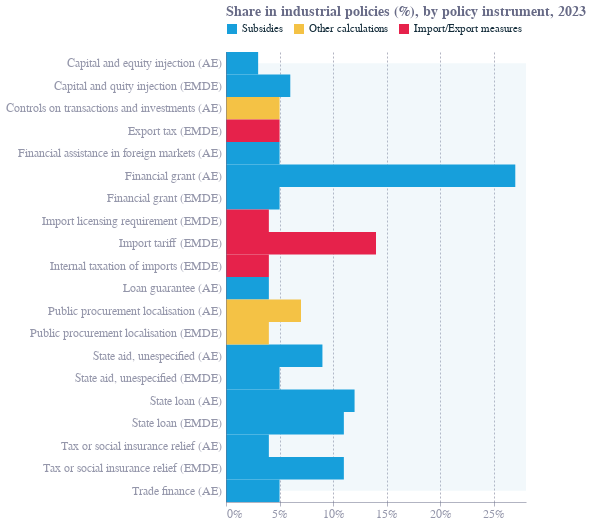

The cell this chart's notebook holds for it:
### Code cell
# For each group, get min and max indices in y_sort for rectangle positioning
rect_data = []
for country in IP_share_df['country'].unique():
    group = IP_share_df[IP_share_df['country'] == country]
    first = group.iloc[0]['Policy instrument']
    last = group.iloc[-1]['Policy instrument']
    rect_data.append({'country': country, 'y_start': first, 'y_end': last})

rect_df = pd.DataFrame(rect_data)

# Define colors for the groups
group_colors = {
    'Advanced economy': '#a6cee3',
    'Emerging market and developing economy': '#1f78b4'
}

# Rectangle chart for background highlight
rects = alt.Chart(rect_df).mark_rect(opacity=0.15).encode(
    y=alt.Y('y_start:N', sort=y_sort),
    y2='y_end:N',
    color=alt.Color('country:N', scale=alt.Scale(domain=list(group_colors.keys()), range=list(group_colors.values())), legend=None),
    tooltip='country:N'
).properties(width=300, height=450)

base = alt.Chart(IP_share_df).encode(
    x=alt.X("Share in industrial policy (%)", axis=alt.Axis(format=".0%")),
    y=alt.Y("Policy instrument:N", sort=y_sort, axis=alt.Axis(labelLimit=400)),
    color=alt.Color("Type:N", legend=alt.Legend(orient='top'), scale=alt.Scale(
                        domain=list(color_mapping.keys()),
                        range=list(color_mapping.values())
                    )),
    tooltip=[
        alt.Tooltip('country:N', title='Economy'),
        alt.Tooltip('Policy instrument:N', title='Policy instrument'),
        alt.Tooltip('Share in industrial policy (%)', title='Share in industrial policies', format='.0%')
    ]
).mark_bar().properties(height=450, width=300)

# Custom y-axis label as text, rotated and positioned manually
title_ = alt.Chart(pd.DataFrame({'label': ['Share in industrial policies (%), by policy instrument, 2023']})).mark_text(
    angle=0,
    align='left',
    fontSize=14,
    fontWeight='bold',
    dy=-265,  # vertical offset (adjust as needed)
    dx=-150     # horizontal offset (adjust as needed)
).encode(
    text='label:N'
)


# Layer all charts
chart2 = alt.layer(rects,title_, base).resolve_scale(
    color='independent'
).configure_axis(
    labelFontSize=12
)

chart2

### Figure 1 — Vega-Lite specification as saved in the notebook (floating-point values rounded to 4 significant figures)
{"config": {"font": "Circular Std", "text": {"color": "#676A86", "align": "left", "baseline": "middle", "dx": 7, "dy": 0, "fontSize": 11}, "view": {"stroke": null, "continuousWidth": 400, "continuousHeight": 300, "discreteWidth": 400, "discreteHeight": 300}, "range": {"category": ["#36B7B4", "#E6224B", "#F4C245", "#0063AF", "#00A767", "#179FDB", "#EB5C2E"], "diverging": ["#E6224B", "#E54753", "#C9C9C9", "#179FDB", "#122B39"], "heatmap": ["#C9C9C9", "#179FDB", "#0063AF", "#122B39"], "ordinal": ["#00A767", "#36B7B4", "#179FDB", "#0063AF", "#243B5A"]}, "bar": {"color": "#179fdb"}, "line": {"color": "#e6224b"}, "rule": {"color": "#676A86"}, "area": {"opacity": 0.3}, "point": {"filled": true, "size": 80, "color": "#e6224b", "opacity": 0.95}, "geoshape": {"stroke": "white", "strokeWidth": 0.3}, "rect": {"fill": "#d6d4d4", "opacity": 0.3}, "axis": {"labelColor": "#676A86", "labelFontSize": 12, "labelFont": "Circular Std", "labelOpacity": 0.7, "tickColor": "#676A86", "tickOpacity": 0.5, "domainColor": "#676A86", "domainOpacity": 0.5, "gridColor": "#676A86", "gridDash": [2, 2], "gridOpacity": 0.5, "title": null, "titleColor": "#676A86", "titleOpacity": 0.8, "tickSize": 4}, "axisXDiscrete": {"grid": false, "labelAngle": 0, "tickCount": 10, "tickOpacity": 0.5, "title": null}, "axisYDiscrete": {"ticks": false, "labelPadding": 5}, "axisXTemporal": {"grid": false, "ticks": true}, "axisXQuantitative": {"grid": true}, "axisYQuantitative": {"gridColor": "#676A86", "gridDash": [1, 5], "gridOpacity": 0.5, "ticks": false, "labelPadding": 5, "tickCount": 8, "titleAngle": 0, "titleAlign": "left", "titleBaseline": "bottom", "titleX": 0, "titleY": -5}, "title": {"color": "#676A86E6", "subtitleColor": "#676A86", "font": "Circular Std", "subtitleFont": "Circular Std", "anchor": "start", "fontSize": 14, "subtitleFontSize": 12, "subtitlePadding": 4, "offset": 0, "frame": "group"}, "legend": {"titleColor": "#122b39", "title": null, "labelColor": "#122b39", "labelFontSize": 11}}, "layer": [{"data": {"name": "data-13ecb9cec256457974baedfc7c59bc6d"}, "mark": {"type": "rect", "opacity": 0.15}, "encoding": {"color": {"field": "country", "legend": null, "scale": {"domain": ["Advanced economy", "Emerging market and developing economy"], "range": ["#a6cee3", "#1f78b4"]}, "type": "nominal"}, "tooltip": {"field": "country", "type": "nominal"}, "y": {"field": "y_start", "sort": ["Capital and equity injection (AE)", "Controls on transactions and investments (AE)", "Financial assistance in foreign markets (AE)", "Financial grant (AE)", "Loan guarantee (AE)", "Public procurement localisation (AE)", "State aid, unespecified (AE)", "State loan (AE)", "Tax or social insurance relief (AE)", "Trade finance (AE)", "Capital and quity injection (EMDE)", "Export tax (EMDE)", "Financial grant (EMDE)", "Import licensing requirement (EMDE)", "Import tariff (EMDE)", "Internal taxation of imports (EMDE)", "Public procurement localisation (EMDE)", "State aid, unespecified (EMDE)", "State loan (EMDE)", "Tax or social insurance relief (EMDE)"], "type": "nominal"}, "y2": {"field": "y_end"}}}, {"data": {"name": "data-e1fa0bfe5ab8cd7ac343aa773efc0978"}, "mark": {"type": "text", "align": "left", "angle": 0, "dx": -150, "dy": -265, "fontSize": 14, "fontWeight": "bold"}, "encoding": {"text": {"field": "label", "type": "nominal"}}}, {"data": {"name": "data-5a6ba535b9d42fba0df5d3eed6350c40"}, "mark": {"type": "bar"}, "encoding": {"color": {"field": "Type", "legend": {"orient": "top"}, "scale": {"domain": ["Subsidies", "Other calculations", "Import/Export measures"], "range": ["#179fdb", "#f4c245", "#e6224b"]}, "type": "nominal"}, "tooltip": [{"field": "country", "title": "Economy", "type": "nominal"}, {"field": "Policy instrument", "title": "Policy instrument", "type": "nominal"}, {"field": "Share in industrial policy (%)", "format": ".0%", "title": "Share in industrial policies", "type": "quantitative"}], "x": {"axis": {"format": ".0%"}, "field": "Share in industrial policy (%)", "type": "quantitative"}, "y": {"axis": {"labelLimit": 400}, "field": "Policy instrument", "sort": ["Capital and equity injection (AE)", "Controls on transactions and investments (AE)", "Financial assistance in foreign markets (AE)", "Financial grant (AE)", "Loan guarantee (AE)", "Public procurement localisation (AE)", "State aid, unespecified (AE)", "State loan (AE)", "Tax or social insurance relief (AE)", "Trade finance (AE)", "Capital and quity injection (EMDE)", "Export tax (EMDE)", "Financial grant (EMDE)", "Import licensing requirement (EMDE)", "Import tariff (EMDE)", "Internal taxation of imports (EMDE)", "Public procurement localisation (EMDE)", "State aid, unespecified (EMDE)", "State loan (EMDE)", "Tax or social insurance relief (EMDE)"], "type": "nominal"}}}], "height": 450, "resolve": {"scale": {"color": "independent"}}, "width": 300, "$schema": "https://vega.github.io/schema/vega-lite/v5.20.1.json", "datasets": {"data-13ecb9cec256457974baedfc7c59bc6d": [{"country": "Advanced economy", "y_start": "Capital and equity injection (AE)", "y_end": "Trade finance (AE)"}, {"country": "Emerging market and developing economies", "y_start": "Capital and quity injection (EMDE)", "y_end": "Tax or social insurance relief (EMDE)"}], "data-e1fa0bfe5ab8cd7ac343aa773efc0978": [{"label": "Share in industrial policies (%), by policy instrument, 2023"}], "data-5a6ba535b9d42fba0df5d3eed6350c40": [{"Policy instrument": "Capital and equity injection (AE)", "Share in industrial policy (%)": 0.03, "Type": "Subsidies", "country": "Advanced economy"}, {"Policy instrument": "Controls on transactions and investments (AE)", "Share in industrial policy (%)": 0.05, "Type": "Other calculations", "country": "Advanced economy"}, {"Policy instrument": "Financial assistance in foreign markets (AE)", "Share in industrial policy (%)": 0.05, "Type": "Subsidies", "country": "Advanced economy"}, {"Policy instrument": "Financial grant (AE)", "Share in industrial policy (%)": 0.27, "Type": "Subsidies", "country": "Advanced economy"}, {"Policy instrument": "Loan guarantee (AE)", "Share in industrial policy (%)": 0.04, "Type": "Subsidies", "country": "Advanced economy"}, {"Policy instrument": "Public procurement localisation (AE)", "Share in industrial policy (%)": 0.07, "Type": "Other calculations", "country": "Advanced economy"}, {"Policy instrument": "State aid, unespecified (AE)", "Share in industrial policy (%)": 0.09, "Type": "Subsidies", "country": "Advanced economy"}, {"Policy instrument": "State loan (AE)", "Share in industrial policy (%)": 0.12, "Type": "Subsidies", "country": "Advanced economy"}, {"Policy instrument": "Tax or social insurance relief (AE)", "Share in industrial policy (%)": 0.04, "Type": "Subsidies", "country": "Advanced economy"}, {"Policy instrument": "Trade finance (AE)", "Share in industrial policy (%)": 0.05, "Type": "Subsidies", "country": "Advanced economy"}, {"Policy instrument": "Capital and quity injection (EMDE)", "Share in industrial policy (%)": 0.06, "Type": "Subsidies", "country": "Emerging market and developing economies"}, {"Policy instrument": "Export tax (EMDE)", "Share in industrial policy (%)": 0.05, "Type": "Import/Export measures", "country": "Emerging market and developing economies"}, {"Policy instrument": "Financial grant (EMDE)", "Share in industrial policy (%)": 0.05, "Type": "Subsidies", "country": "Emerging market and developing economies"}, {"Policy instrument": "Import licensing requirement (EMDE)", "Share in industrial policy (%)": 0.04, "Type": "Import/Export measures", "country": "Emerging market and developing economies"}, {"Policy instrument": "Import tariff (EMDE)", "Share in industrial policy (%)": 0.14, "Type": "Import/Export measures", "country": "Emerging market and developing economies"}, {"Policy instrument": "Internal taxation of imports (EMDE)", "Share in industrial policy (%)": 0.04, "Type": "Import/Export measures", "country": "Emerging market and developing economies"}, {"Policy instrument": "Public procurement localisation (EMDE)", "Share in industrial policy (%)": 0.04, "Type": "Other calculations", "country": "Emerging market and developing economies"}, {"Policy instrument": "State aid, unespecified (EMDE)", "Share in industrial policy (%)": 0.05, "Type": "Subsidies", "country": "Emerging market and developing economies"}, {"Policy instrument": "State loan (EMDE)", "Share in industrial policy (%)": 0.11, "Type": "Subsidies", "country": "Emerging market and developing economies"}, {"Policy instrument": "Tax or social insurance relief (EMDE)", "Share in industrial policy (%)": 0.11, "Type": "Subsidies", "country": "Emerging market and developing economies"}]}}
